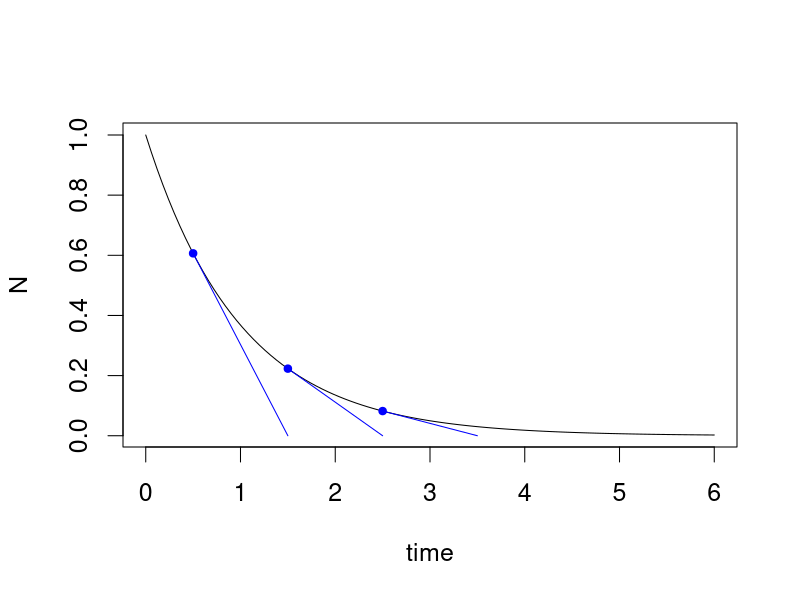

The R script that drew this image:
time <- seq(0, 6, length.out=101)
Tc <- -1
N0 <- 100

N <- exp(time/Tc)

par (cex=1.5)

LineFun <- function(t, Tc){
	x <- c(t, t-Tc)
	y <- c(exp(t/Tc), 0)
	points(x[[1]], y[[1]], col="blue", pch=20)
	lines(x, y, col="blue")
}

plot(time, N
	, type = "l"
)

LineFun(0.5, Tc)
LineFun(1.5, Tc)
LineFun(2.5, Tc)
